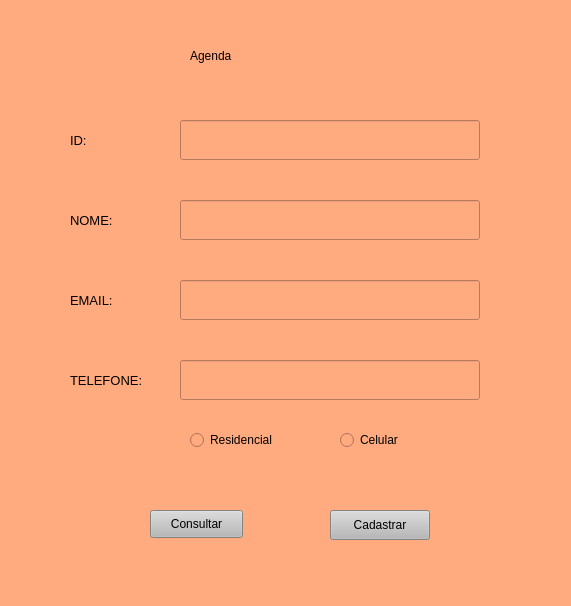
<?xml version="1.0" encoding="UTF-8"?>
<ui version="4.0">
 <class>MainWindow</class>
 <widget class="QMainWindow" name="MainWindow">
  <property name="geometry">
   <rect>
    <x>0</x>
    <y>0</y>
    <width>571</width>
    <height>606</height>
   </rect>
  </property>
  <property name="windowTitle">
   <string>MainWindow</string>
  </property>
  <property name="styleSheet">
   <string notr="true">background-color: rgb(255, 255, 255);
background-color: rgb(255, 170, 127);</string>
  </property>
  <widget class="QWidget" name="centralwidget">
   <widget class="QPushButton" name="enviacao">
    <property name="geometry">
     <rect>
      <x>330</x>
      <y>510</y>
      <width>100</width>
      <height>30</height>
     </rect>
    </property>
    <property name="styleSheet">
     <string notr="true">background-color: rgb(184, 184, 184);</string>
    </property>
    <property name="text">
     <string>Cadastrar</string>
    </property>
   </widget>
   <widget class="QLabel" name="label_2">
    <property name="geometry">
     <rect>
      <x>70</x>
      <y>200</y>
      <width>50</width>
      <height>40</height>
     </rect>
    </property>
    <property name="font">
     <font>
      <pointsize>10</pointsize>
     </font>
    </property>
    <property name="styleSheet">
     <string notr="true">background-color: rgb(255, 255, 255);
background-color: rgb(255, 170, 127);
border-color: rgb(0, 0, 0);</string>
    </property>
    <property name="text">
     <string>NOME: </string>
    </property>
   </widget>
   <widget class="QLineEdit" name="nome">
    <property name="geometry">
     <rect>
      <x>180</x>
      <y>200</y>
      <width>300</width>
      <height>40</height>
     </rect>
    </property>
    <property name="styleSheet">
     <string notr="true"/>
    </property>
   </widget>
   <widget class="QLabel" name="label_3">
    <property name="geometry">
     <rect>
      <x>70</x>
      <y>280</y>
      <width>61</width>
      <height>40</height>
     </rect>
    </property>
    <property name="font">
     <font>
      <pointsize>10</pointsize>
     </font>
    </property>
    <property name="styleSheet">
     <string notr="true">background-color: rgb(255, 255, 255);
background-color: rgb(255, 170, 127);
border-color: rgb(0, 0, 0);</string>
    </property>
    <property name="text">
     <string>EMAIL:</string>
    </property>
   </widget>
   <widget class="QLineEdit" name="email">
    <property name="geometry">
     <rect>
      <x>180</x>
      <y>280</y>
      <width>300</width>
      <height>40</height>
     </rect>
    </property>
    <property name="styleSheet">
     <string notr="true"/>
    </property>
   </widget>
   <widget class="QLabel" name="label_4">
    <property name="geometry">
     <rect>
      <x>70</x>
      <y>360</y>
      <width>91</width>
      <height>40</height>
     </rect>
    </property>
    <property name="font">
     <font>
      <pointsize>10</pointsize>
     </font>
    </property>
    <property name="styleSheet">
     <string notr="true">background-color: rgb(255, 255, 255);
background-color: rgb(255, 170, 127);
border-color: rgb(0, 0, 0);</string>
    </property>
    <property name="text">
     <string>TELEFONE:</string>
    </property>
   </widget>
   <widget class="QLineEdit" name="telefone">
    <property name="geometry">
     <rect>
      <x>180</x>
      <y>360</y>
      <width>300</width>
      <height>40</height>
     </rect>
    </property>
    <property name="styleSheet">
     <string notr="true"/>
    </property>
   </widget>
   <widget class="QRadioButton" name="residencial">
    <property name="geometry">
     <rect>
      <x>190</x>
      <y>430</y>
      <width>95</width>
      <height>20</height>
     </rect>
    </property>
    <property name="text">
     <string>Residencial</string>
    </property>
   </widget>
   <widget class="QRadioButton" name="celular">
    <property name="geometry">
     <rect>
      <x>340</x>
      <y>430</y>
      <width>95</width>
      <height>20</height>
     </rect>
    </property>
    <property name="text">
     <string>Celular</string>
    </property>
   </widget>
   <widget class="QPushButton" name="btnConsultar">
    <property name="geometry">
     <rect>
      <x>150</x>
      <y>510</y>
      <width>93</width>
      <height>28</height>
     </rect>
    </property>
    <property name="styleSheet">
     <string notr="true">background-color: rgb(184, 184, 184);</string>
    </property>
    <property name="text">
     <string>Consultar</string>
    </property>
   </widget>
   <widget class="QLabel" name="label">
    <property name="geometry">
     <rect>
      <x>190</x>
      <y>20</y>
      <width>191</width>
      <height>71</height>
     </rect>
    </property>
    <property name="styleSheet">
     <string notr="true">font: 75 26pt &quot;Magneto&quot;;</string>
    </property>
    <property name="text">
     <string>Agenda</string>
    </property>
   </widget>
   <widget class="QLabel" name="label_5">
    <property name="geometry">
     <rect>
      <x>70</x>
      <y>120</y>
      <width>50</width>
      <height>40</height>
     </rect>
    </property>
    <property name="font">
     <font>
      <pointsize>10</pointsize>
     </font>
    </property>
    <property name="styleSheet">
     <string notr="true">background-color: rgb(255, 255, 255);
background-color: rgb(255, 170, 127);
border-color: rgb(0, 0, 0);</string>
    </property>
    <property name="text">
     <string>ID:</string>
    </property>
   </widget>
   <widget class="QLineEdit" name="id">
    <property name="geometry">
     <rect>
      <x>180</x>
      <y>120</y>
      <width>300</width>
      <height>40</height>
     </rect>
    </property>
    <property name="styleSheet">
     <string notr="true"/>
    </property>
   </widget>
  </widget>
  <widget class="QMenuBar" name="menubar">
   <property name="geometry">
    <rect>
     <x>0</x>
     <y>0</y>
     <width>571</width>
     <height>26</height>
    </rect>
   </property>
  </widget>
  <widget class="QStatusBar" name="statusbar"/>
 </widget>
 <resources/>
 <connections/>
</ui>
